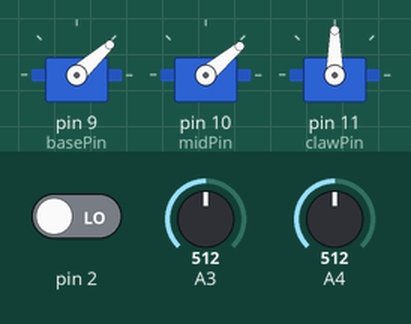
This sketch was run on a simulated Arduino Uno, built with avr-gcc and run on an emulated ATmega328P. Shown: 3 × servo. Inputs (shaded band) come from the test bench; at power-on: pin 2 LOW, A3 = 512, A4 = 512.

Above: at 1.2 s.
1.3 s: pin 2 driven HIGH
At 1.8 s:
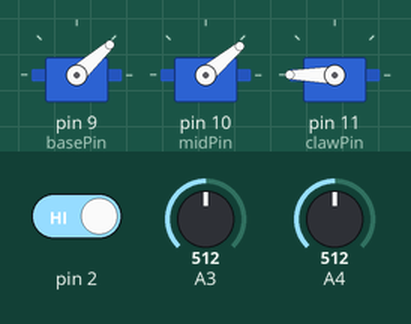
4.3 s: A3 set to 306
At 5.1 s:
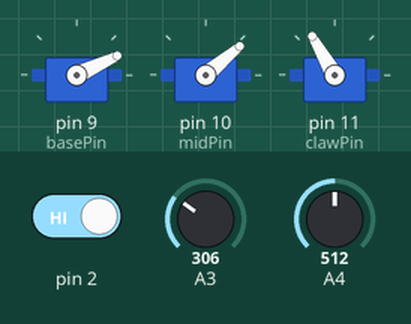
7.3 s: A4 set to 306
At 7.6 s:
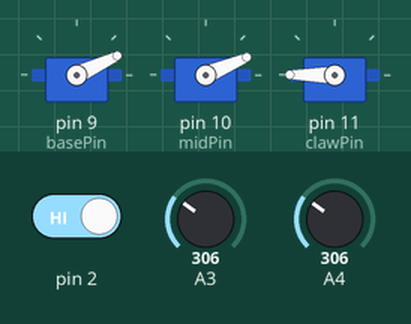
10.3 s: A3 set to 122
At 11.1 s:
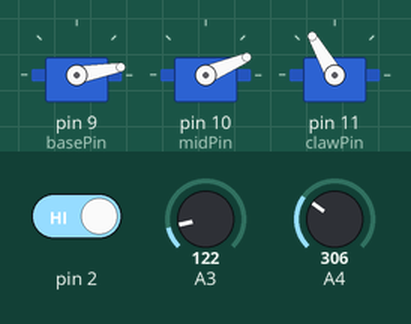
13.3 s: A4 set to 122
At 14.1 s:
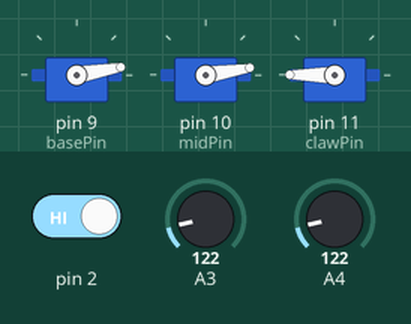
16.3 s: A3 set to 511
At 17.1 s:
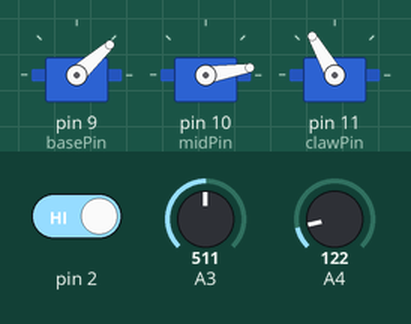
Timing chart, 0 to 20.3 s (numbered marks = the images above; inputs shaded):
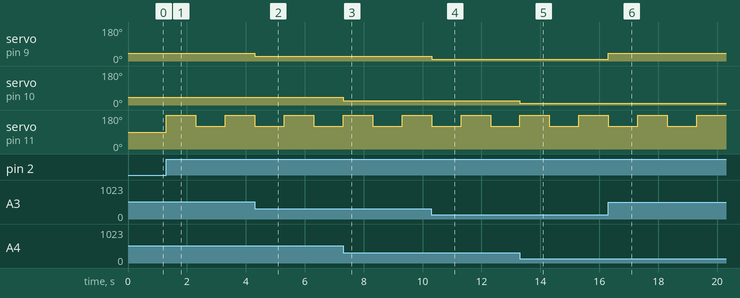

Measured:
- after the input at 1.3 s, servo on pin 11 (clawPin): 90° → 180° at once, → 120° 1.0 s later, → 180° 1.0 s later
- after the input at 4.3 s, servo on pin 9 (basePin): 42° → 25° at once
- after the input at 7.3 s, servo on pin 10 (midPin): 40° → 23° at once
- after the input at 10.3 s, servo on pin 9 (basePin): 25° → 10° at once
- after the input at 13.3 s, servo on pin 10 (midPin): 23° → 9° at once
- after the input at 16.3 s, servo on pin 9 (basePin): 10° → 42° at once

The sketch:

Lesson6_ThumbstickControl.ino
```cpp
#include <Servo.h>

int basePin = 9;
int midPin = 10;
int clawPin = 11;

int xPos;     //This is a variable for the x-axis
int yPos;     //This is a variable for the y-axis

Servo base;
Servo mid;
Servo claw;

float basePosition = 0;
int midPosition = 0;
int clawPosition = 120;

bool clawFlag = 0;


void setup() {
 pinMode(basePin, OUTPUT);
 pinMode(midPin, OUTPUT);
 pinMode(clawPin, OUTPUT);

base.attach(basePin);
mid.attach(midPin);
claw.attach(clawPin);

Serial.begin(9600);
}

void loop() {
  analogCheckInput();
  basePosition = map(xPos, 0, 1023, 0, 85);     //This is to safely map the base servo so it's full range is roughly 90 degrees.
  midPosition = map(yPos, 0, 1023, 0, 80);      //This is to safely map the mid servo so it's full range will not collide with the table.

  base.write(basePosition);
  mid.write(midPosition);

//This is a simple block of code that checks if the claw button has been pressed, and if it is, run the function clawMove.

bool checkButton = digitalRead(2);
if (checkButton == HIGH){
  clawMove();
  delay(1000);
}

}

void analogCheckInput(){
  xPos = analogRead(A3);
  yPos = analogRead(A4);
}

//This function forms a flip flop.  The claw can only be in two states, open or closed.  So when it is closed, and this function is run, it will open.  When open, it will close.

void clawMove(){
  if (clawPosition == 120){   //if in closed position...
    clawPosition = 180;       //Open
  }
  else if (clawPosition == 180){    //if in open position...
    clawPosition = 120;             //Close
  }
claw.write(clawPosition);
}
```
